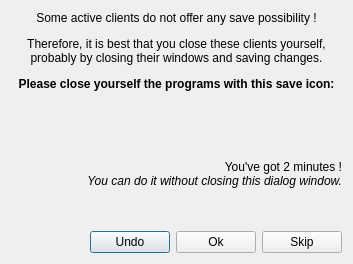
<?xml version="1.0" encoding="UTF-8"?>
<ui version="4.0">
 <class>Dialog</class>
 <widget class="QDialog" name="Dialog">
  <property name="geometry">
   <rect>
    <x>0</x>
    <y>0</y>
    <width>353</width>
    <height>264</height>
   </rect>
  </property>
  <property name="windowTitle">
   <string>Close clients yourself !</string>
  </property>
  <layout class="QVBoxLayout" name="verticalLayout">
   <item>
    <widget class="QLabel" name="label">
     <property name="text">
      <string>&lt;html&gt;&lt;head/&gt;&lt;body&gt;&lt;p align=&quot;center&quot;&gt;Some active clients do not offer any save possibility !&lt;/p&gt;&lt;p align=&quot;center&quot;&gt;Therefore, it is best that you close these clients yourself,&lt;br/&gt;probably by closing their windows and saving changes.&lt;/p&gt;&lt;p align=&quot;center&quot;&gt;&lt;span style=&quot; font-weight:600;&quot;&gt;Please close yourself the programs with this save icon:&lt;/span&gt;&lt;/p&gt;&lt;/body&gt;&lt;/html&gt;</string>
     </property>
    </widget>
   </item>
   <item>
    <layout class="QHBoxLayout" name="horizontalLayout">
     <item>
      <spacer name="horizontalSpacer">
       <property name="orientation">
        <enum>Qt::Horizontal</enum>
       </property>
       <property name="sizeHint" stdset="0">
        <size>
         <width>40</width>
         <height>20</height>
        </size>
       </property>
      </spacer>
     </item>
     <item>
      <widget class="QLabel" name="labelSaveIcon">
       <property name="text">
        <string/>
       </property>
       <property name="pixmap">
        <pixmap resource="../resources.qrc">:/scalable/breeze/document-nosave.svg</pixmap>
       </property>
      </widget>
     </item>
     <item>
      <spacer name="horizontalSpacer_2">
       <property name="orientation">
        <enum>Qt::Horizontal</enum>
       </property>
       <property name="sizeHint" stdset="0">
        <size>
         <width>40</width>
         <height>20</height>
        </size>
       </property>
      </spacer>
     </item>
    </layout>
   </item>
   <item>
    <spacer name="verticalSpacer">
     <property name="orientation">
      <enum>Qt::Vertical</enum>
     </property>
     <property name="sizeHint" stdset="0">
      <size>
       <width>20</width>
       <height>40</height>
      </size>
     </property>
    </spacer>
   </item>
   <item>
    <widget class="QLabel" name="label_2">
     <property name="text">
      <string>&lt;html&gt;&lt;head/&gt;&lt;body&gt;&lt;p&gt;You've got 2 minutes !&lt;br/&gt;&lt;span style=&quot; font-style:italic;&quot;&gt;You can do it without closing this dialog window.&lt;/span&gt;&lt;/p&gt;&lt;/body&gt;&lt;/html&gt;</string>
     </property>
     <property name="alignment">
      <set>Qt::AlignRight|Qt::AlignTrailing|Qt::AlignVCenter</set>
     </property>
    </widget>
   </item>
   <item>
    <spacer name="verticalSpacer_2">
     <property name="orientation">
      <enum>Qt::Vertical</enum>
     </property>
     <property name="sizeHint" stdset="0">
      <size>
       <width>20</width>
       <height>40</height>
      </size>
     </property>
    </spacer>
   </item>
   <item>
    <layout class="QHBoxLayout" name="horizontalLayout_2">
     <item>
      <spacer name="horizontalSpacer_3">
       <property name="orientation">
        <enum>Qt::Horizontal</enum>
       </property>
       <property name="sizeHint" stdset="0">
        <size>
         <width>40</width>
         <height>20</height>
        </size>
       </property>
      </spacer>
     </item>
     <item>
      <widget class="QPushButton" name="pushButtonUndo">
       <property name="text">
        <string>Undo</string>
       </property>
       <property name="icon">
        <iconset theme="edit-undo"/>
       </property>
      </widget>
     </item>
     <item>
      <widget class="QPushButton" name="pushButtonOk">
       <property name="text">
        <string>Ok</string>
       </property>
       <property name="icon">
        <iconset theme="dialog-ok"/>
       </property>
      </widget>
     </item>
     <item>
      <widget class="QPushButton" name="pushButtonSkip">
       <property name="text">
        <string>Skip</string>
       </property>
       <property name="icon">
        <iconset theme="go-next-skip"/>
       </property>
      </widget>
     </item>
    </layout>
   </item>
  </layout>
 </widget>
 <resources>
  <include location="../resources.qrc"/>
 </resources>
 <connections>
  <connection>
   <sender>pushButtonOk</sender>
   <signal>clicked()</signal>
   <receiver>Dialog</receiver>
   <slot>accept()</slot>
   <hints>
    <hint type="sourcelabel">
     <x>213</x>
     <y>239</y>
    </hint>
    <hint type="destinationlabel">
     <x>176</x>
     <y>131</y>
    </hint>
   </hints>
  </connection>
 </connections>
</ui>
